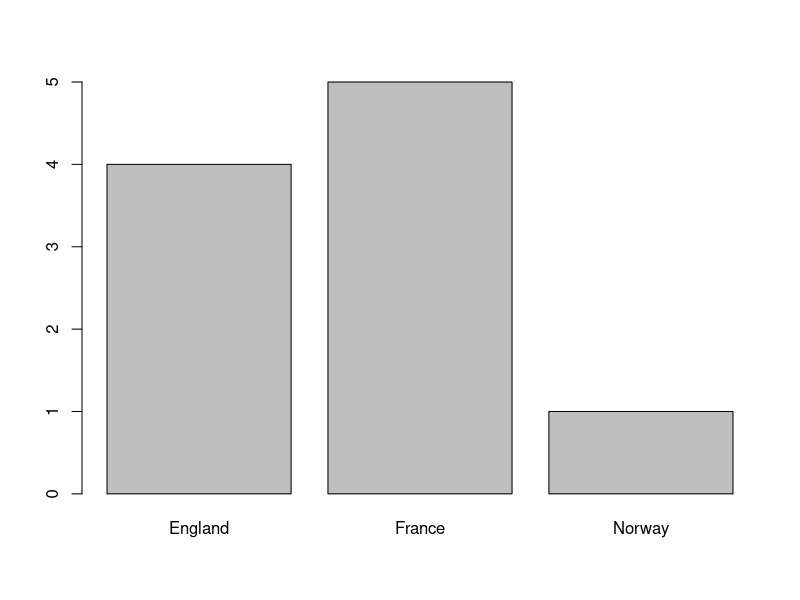
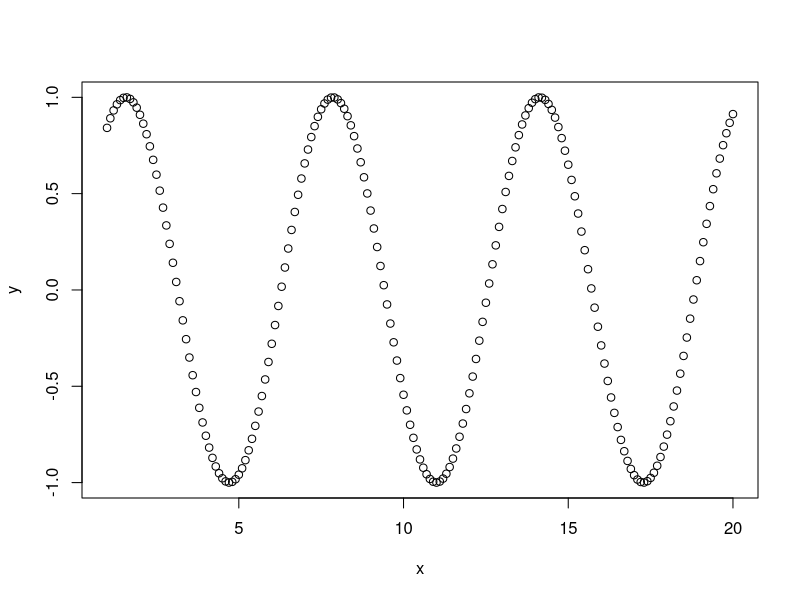
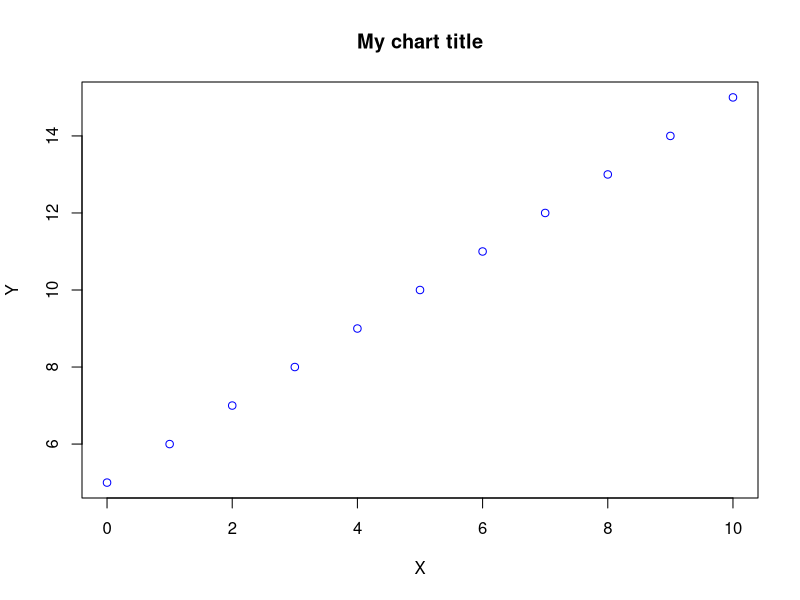
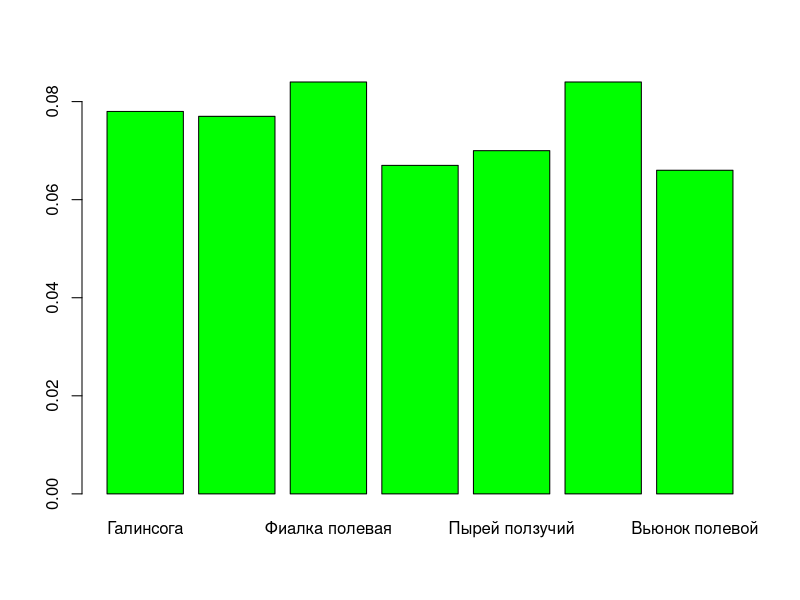
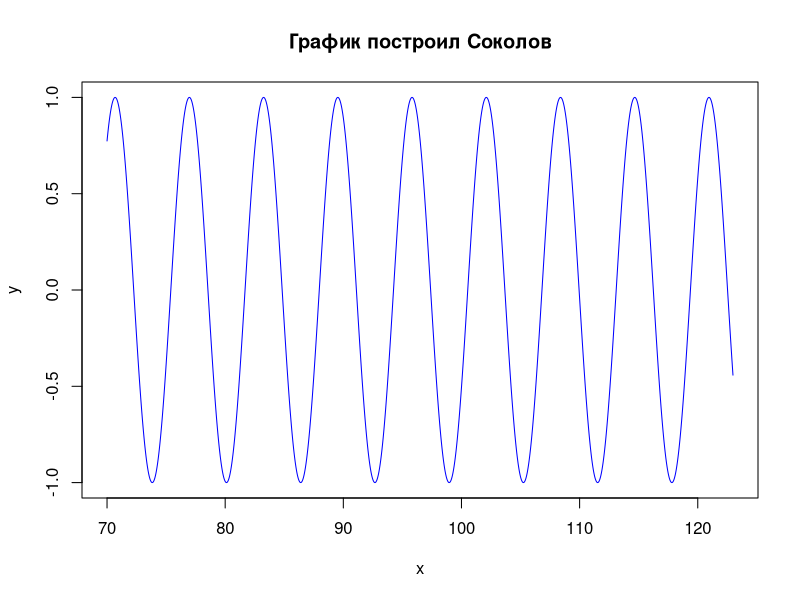

These charts were generated, in order, by the following R code:
# 4. Простейшие графики
# Отчет студента Соколова вариант 10
# Теория 1.4

# График №1 
# Задаем значения вектора vessels
vessels<-c(4,5,1)
# Присваиваем имена элементам вектора
names(vessels)<-c("England","France","Norway")
# Создаем столбчатую диаграмму
barplot(vessels)

#График №2
# Задаем значения переменной x
x=seq(1,20,0.1); x
# Задаем значения переменной y
y=sin(x)
# Строим график
plot(x,y)

#График №3
# Задаем значения переменной x
x_data=c(0:10); x_data
# Задаем значения переменной y
y_data=x_data+5; y_data
# Строим график (данные,тип графика, заголовок, подписи осей, цвет точек)
plot(x_data,y_data,type = "p", main = "My chart title", xlab = "X",ylab= "Y", col="blue")

#Задание 1.4.1
# Столбчатая диаграмма обилия сорняков (доля сорняков, встретившихся на угодье (задача 1.4.1)) для видов сорняков, где pi >0,065. Подпишите столбики по-русски.
 weed = c(0.005,	0.03,	0.040,	0.078,	0.077,	0.046,	0.026,	0.064,	0.010,	0.059,	0.032,	0.084,	0.067,	0.043,	0.070, 0.008,	0.035,	0.030,	0.084,	0.066,	0.019,	0.028)
 names(weed) = c("cir", "equs",	"galeo", "galin",	"stell",	"sonch", "echin", "podm", 	"matr",	"chenop",	"polconv"	, "viol", "caps", "plant",	"agrop", "setar", "polavi", "gnah",	"stach",	"conv",	"aistn",	"amar")
 names(weed) = c("Бодяк полевой", "Хвощ полевой",	"Пикульник", "Галинсога",	"Звездочка - мокрица",	"Осот полевой", "Ежовик куриное просо", "Подмаренник цепкий", 	"Ромашка непахучая",	"Марь белая",	"Горец вьюнковый"	, "Фиалка полевая", "Пастушья сумка", "Подорожник большой",	"Пырей ползучий", "Щетинник", "Горец птичий", "Сушеница топяная",	"Чистец болотный",	"Вьюнок полевой",	"Аистник цикутовый",	"Щирица запрокинутая")
 barplot(weed[weed>0.065], col="green")
 
 #Задание 1.4.2
 x = seq(70,123,0.03)
 y = sin(x)
 plot(x,y, type = "l",col="blue", main = "График построил Соколов")
